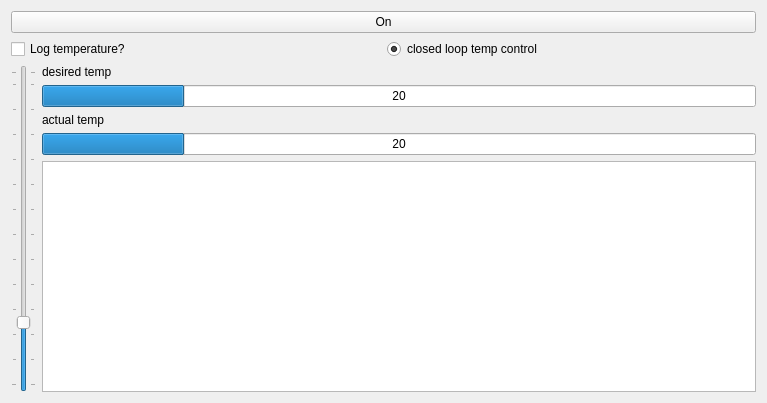
          <widget class="QWidget" name="scrollAreaWidgetContents_3">
           <property name="geometry">
            <rect>
             <x>0</x>
             <y>0</y>
             <width>767</width>
             <height>403</height>
            </rect>
           </property>
           <layout class="QGridLayout" name="gridLayout_13">
            <item row="0" column="0">
             <layout class="QVBoxLayout" name="verticalLayout_12">
              <item>
               <widget class="QPushButton" name="peltonbutton">
                <property name="text">
                 <string>On</string>
                </property>
                <property name="checkable">
                 <bool>true</bool>
                </property>
               </widget>
              </item>
              <item>
               <layout class="QHBoxLayout" name="horizontalLayout_4">
                <item>
                 <widget class="QCheckBox" name="logtempcheck">
                  <property name="text">
                   <string>Log temperature?</string>
                  </property>
                  <property name="autoRepeat">
                   <bool>false</bool>
                  </property>
                  <property name="autoRepeatDelay">
                   <number>1000</number>
                  </property>
                  <property name="autoRepeatInterval">
                   <number>1000</number>
                  </property>
                 </widget>
                </item>
                <item>
                 <widget class="QRadioButton" name="tempclosedloop">
                  <property name="enabled">
                   <bool>true</bool>
                  </property>
                  <property name="text">
                   <string>closed loop temp control</string>
                  </property>
                  <property name="checkable">
                   <bool>true</bool>
                  </property>
                  <property name="checked">
                   <bool>true</bool>
                  </property>
                  <property name="autoRepeat">
                   <bool>true</bool>
                  </property>
                  <property name="autoRepeatDelay">
                   <number>500</number>
                  </property>
                  <property name="autoRepeatInterval">
                   <number>500</number>
                  </property>
                 </widget>
                </item>
               </layout>
              </item>
              <item>
               <layout class="QHBoxLayout" name="horizontalLayout_3">
                <item>
                 <widget class="QSlider" name="tempslider">
                  <property name="minimum">
                   <number>15</number>
                  </property>
                  <property name="maximum">
                   <number>40</number>
                  </property>
                  <property name="singleStep">
                   <number>1</number>
                  </property>
                  <property name="pageStep">
                   <number>1</number>
                  </property>
                  <property name="value">
                   <number>20</number>
                  </property>
                  <property name="orientation">
                   <enum>Qt::Vertical</enum>
                  </property>
                  <property name="tickPosition">
                   <enum>QSlider::TicksBothSides</enum>
                  </property>
                  <property name="tickInterval">
                   <number>2</number>
                  </property>
                 </widget>
                </item>
                <item>
                 <layout class="QVBoxLayout" name="verticalLayout_15">
                  <item>
                   <widget class="QLabel" name="desiredtemplabel">
                    <property name="text">
                     <string>desired temp</string>
                    </property>
                   </widget>
                  </item>
                  <item>
                   <widget class="QProgressBar" name="desiredtempbar">
                    <property name="minimum">
                     <number>15</number>
                    </property>
                    <property name="maximum">
                     <number>40</number>
                    </property>
                    <property name="value">
                     <number>20</number>
                    </property>
                    <property name="alignment">
                     <set>Qt::AlignCenter</set>
                    </property>
                    <property name="textVisible">
                     <bool>true</bool>
                    </property>
                    <property name="orientation">
                     <enum>Qt::Horizontal</enum>
                    </property>
                    <property name="textDirection">
                     <enum>QProgressBar::BottomToTop</enum>
                    </property>
                    <property name="format">
                     <string>%v</string>
                    </property>
                   </widget>
                  </item>
                  <item>
                   <widget class="QLabel" name="actualtemplabel">
                    <property name="text">
                     <string>actual temp</string>
                    </property>
                   </widget>
                  </item>
                  <item>
                   <widget class="QProgressBar" name="actualtempbar">
                    <property name="minimum">
                     <number>15</number>
                    </property>
                    <property name="maximum">
                     <number>40</number>
                    </property>
                    <property name="value">
                     <number>20</number>
                    </property>
                    <property name="alignment">
                     <set>Qt::AlignCenter</set>
                    </property>
                    <property name="textVisible">
                     <bool>true</bool>
                    </property>
                    <property name="orientation">
                     <enum>Qt::Horizontal</enum>
                    </property>
                    <property name="textDirection">
                     <enum>QProgressBar::BottomToTop</enum>
                    </property>
                    <property name="format">
                     <string>%v</string>
                    </property>
                   </widget>
                  </item>
                  <item>
                   <widget class="QGraphicsView" name="tempgraph">
                    <property name="foregroundBrush">
                     <brush brushstyle="NoBrush">
                      <color alpha="255">
                       <red>0</red>
                       <green>0</green>
                       <blue>0</blue>
                      </color>
                     </brush>
                    </property>
                   </widget>
                  </item>
                 </layout>
                </item>
               </layout>
              </item>
             </layout>
            </item>
           </layout>
          </widget>
